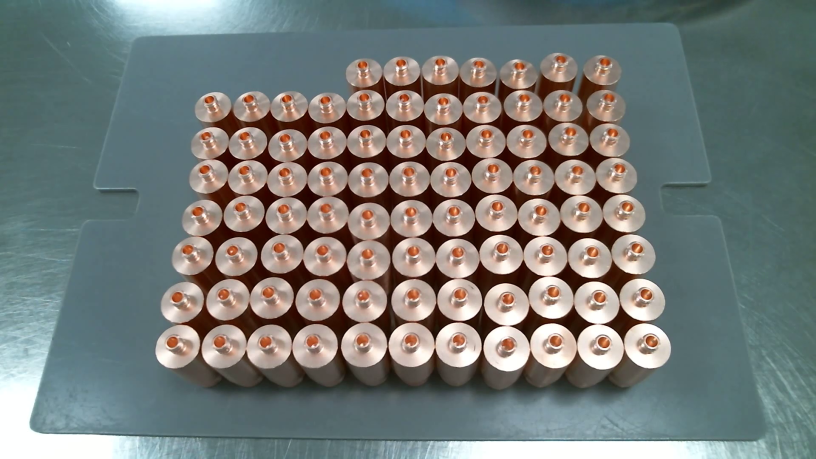
#> input picture src/dead_stuff/hist_backprojection/4128.png, 1632 x 918 px, found by its file name (shown at 1/2 size)
$ python matchTemplate.py
#> lines starting #> are read from the running program, lines starting #| are printed output that depends on the picture; long printed decimals are rounded
import numpy as np
import cv2


class Rect:
    def __init__(self, rect):
        self.rect = rect
        self.pt1, self.pt2 = rect

    def draw(self, img, color=255):
        return cv2.rectangle(img, self.pt1, self.pt2, color, 1)

    def imageCut(self, img):
        (x1, y1), (x2, y2) = self.rect
        return img[y1:y2, x1:x2]


def main():
    im4128 = cv2.imread('../_images/4128.png')
#> im4128 is the input picture: shape (918, 1632, 3); mean B, G, R 121.1, 124.1, 119
    im4136 = cv2.imread('../_images/4136.png')
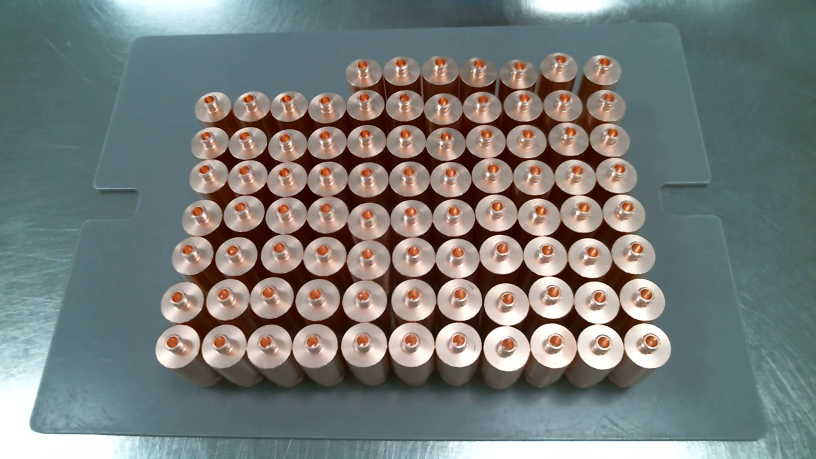
#> input picture src/dead_stuff/hist_backprojection/4136.png, 1632 x 918 px, found by its file name (shown at 1/2 size)
#> im4136 is the input picture: shape (918, 1632, 3); mean B, G, R 121.5, 124.5, 119.3

    # rawRect = [(420, 664), (472, 713)]
    rawRect = [(938, 116), (979, 157)]
    templateRect = Rect(rawRect)
    templateFrom4128 = templateRect.imageCut(im4128)
#> in imageCut, `return img[y1:y2, x1:x2]`:
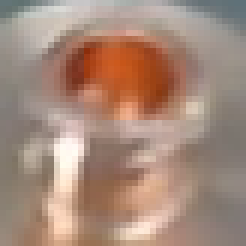
#> returned value: shape (41, 41, 3) (shown 6 times larger); mean of channels 0, 1, 2 122.5, 137.9, 165.9; drawn as B, G, R

    # cv2.imshow('templateFrom4128', templateFrom4128)
    cv2.imshow('4128', templateRect.draw(im4128.copy()))

    h, w = im4136.shape[:2]
#> h = 918; w = 1632
    r = cv2.matchTemplate(im4136[0:h, 0:w], templateFrom4128, cv2.TM_CCORR_NORMED)
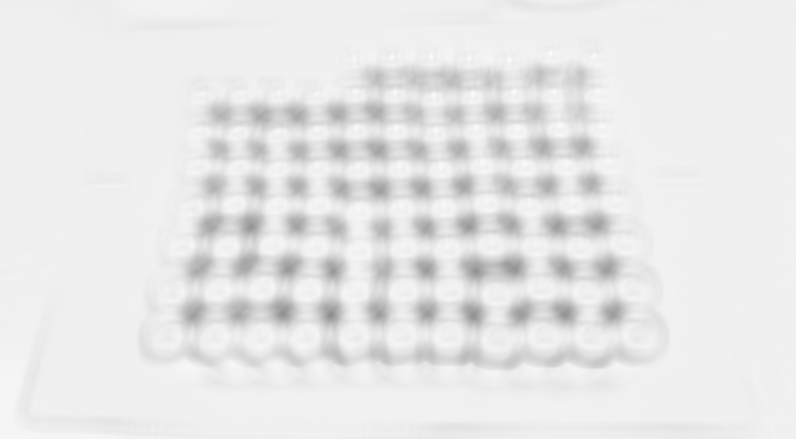
#> r: shape (878, 1592) float32 (shown at 1/2 size); min 0.55, max 0.993, mean 0.911

    # r = cv2.matchTemplate(im4136, templateFrom4128, cv2.TM_CCORR_NORMED)
    max = r.max()
#> max = 0.993
    print(max)
#| 0.9927

    x, y = cv2.minMaxLoc(r)[3]
#> x = 938; y = 116
    print(x, y)
#| 938 116

    visMatch = (r / max * 255).round().astype(np.uint8)
    visMatch = cv2.circle(visMatch, (x, y), 3, 0, -1)
#> visMatch: shape (878, 1592); min 0, max 254, mean 234
    cv2.imshow('r', visMatch)
    vis4136 = cv2.circle(templateRect.draw(im4136.copy()), (x, y), 3, (0, 0, 255), -1)
    cv2.imshow('4136', vis4136)

    while cv2.waitKey() != 27: pass
#> (key Esc is pressed here)


def main_():
    im4128 = cv2.imread('../_images/4128.png')
    im4136 = np.full_like(im4128, 200)

    # rawRect = [(420, 664), (472, 713)]
    rawRect = [(938, 116), (979, 157)]
    templateRect = Rect(rawRect)
    templateFrom4128 = templateRect.imageCut(im4128)

    r = cv2.matchTemplate(im4136, templateFrom4128, cv2.TM_CCORR_NORMED)
    max = r.max()
    print(max)

    x, y = cv2.minMaxLoc(r)[3]
    print(x, y)

    # cv2.imshow('templateFrom4128', templateFrom4128)
    cv2.imshow('4128', templateRect.draw(im4128.copy()))

    visMatch = (r * 255).round().astype(np.uint8)
    visMatch = cv2.circle(visMatch, (x, y), 3, 0, -1)
    cv2.imshow('r', visMatch)
    vis4136 = cv2.circle(templateRect.draw(im4136.copy()), (x, y), 3, (0, 0, 255), -1)
    cv2.imshow('4136', vis4136)

    while cv2.waitKey() != 27: pass


main()
